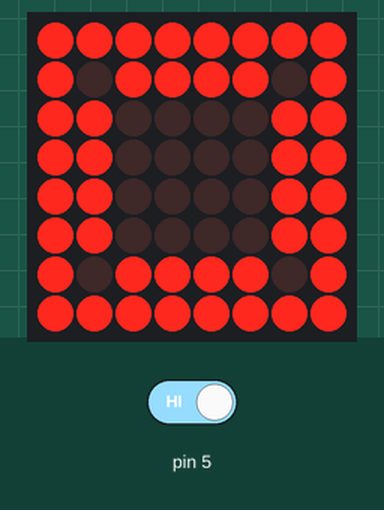
The sketch below on a simulated Arduino Uno, built with avr-gcc and run on an emulated ATmega328P. Parts: 8×8 LED matrix. The test bench sets the inputs (shaded band); at power-on: pin 5 HIGH. Random numbers use the default seed unless the sketch sets one.

Above: at 1.2 s.
1.3 s: pin 5 driven LOW
At 1.38 s:
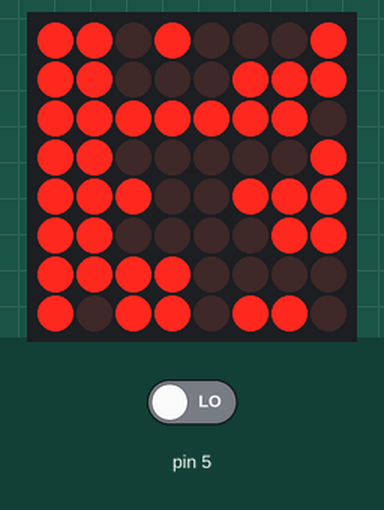
At 1.79 s:
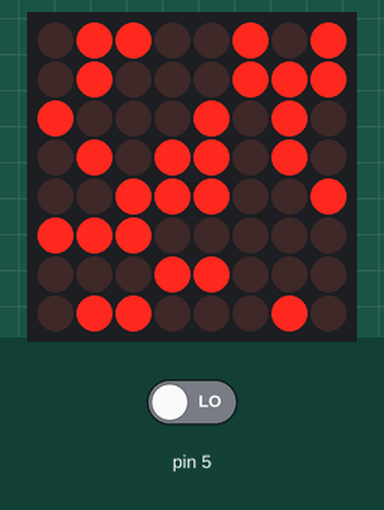
3.1 s: pin 5 driven HIGH
4.6 s: pin 5 driven LOW
At 4.65 s:
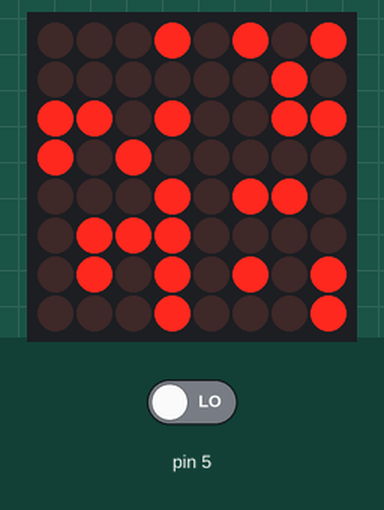

Measured:
- after the input at 1.3 s, the display: changes at once (image 1)
- after the input at 3.1 s, every drawn part: stays the same
- after the input at 4.6 s, the display: changes at once (image 3)

The sketch:

maptest.ino
```cpp
#include "LedControl.h"
//Set up LED hardware
const int DISPLAYS = 1;
const int DATA_PIN = 11;
const int CLK_PIN  = 13;
const int CS_PIN   = 10;

byte gameMap[8] = {
  B11111111,
  B10111101,
  B11000011,
  B11000011,
  B11000011,
  B11000011,
  B10111101,
  B11111111
};

// connection to MAX7219 (data, clik, load, #of dispplay)
LedControl lc = LedControl(DATA_PIN,CLK_PIN,CS_PIN,DISPLAYS);

void drawMap(byte levelMap[] ){
  for( int i = 0; i < 8; i ++){
    lc.setRow(0,i,levelMap[i]);
  }
}

void setup() {
  ////wake up the MAX72XX from power-saving mode
  for(int i = 0; i < DISPLAYS; i++){
    lc.shutdown(i,false);
    //set a medium brightness for the Leds
    lc.setIntensity(i, 1);
    //Switch all Leds on the display off.
    lc.clearDisplay(i);
  }
  drawMap(gameMap);
  randomSeed(analogRead(0));
  pinMode(5,INPUT);
}

void loop() {
  // put your main code here, to run repeatedly:
  if(digitalRead(5)==0){
    setRandomMap();
  }
  redraw();
  delay(100);
}

void setRandomMap(){
  for(int i=0; i < sizeof(gameMap); i++){
    gameMap[i]= (byte) random(0,255);
  }
}

//Redraw the scene
void redraw(){
  lc.clearDisplay(0);
  drawMap(gameMap);
}
```
